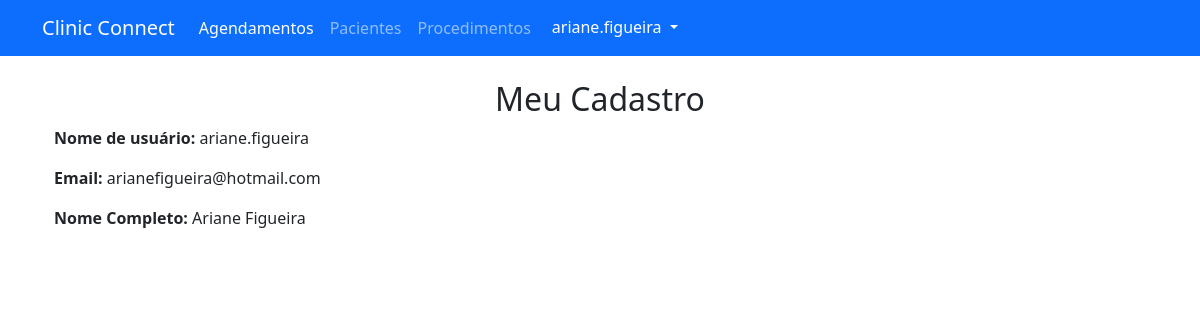
The app's page /meu_cadastro/ (signed in) with its own data.
### usuarios/models.py (models this page shows)
class UsuarioPersonalizado(AbstractUser):
    bio = models.TextField(blank=True, null=True)

### usuarios/views.py (the view)
# urls.py: path('meu_cadastro/', meu_cadastro, name='meu_cadastro'),
@login_required
def meu_cadastro(request):
    return render(request, 'usuarios/meu_cadastro.html')

### usuarios/templates/usuarios/meu_cadastro.html (shortened to what this page needs)
{% extends 'usuarios/base.html' %}
{% block content %}
<div class="container">
    <h2 class="text-center">Meu Cadastro</h2>
    <p><strong>Nome de usuário:</strong> {{ user.username }}</p>
    <p><strong>Email:</strong> {{ user.email }}</p>
    <p><strong>Nome Completo:</strong> {{ user.get_full_name }}</p>
</div>
{% endblock %}

### usuarios/templates/usuarios/base.html (shortened to what this page needs)
{% load static %}
<!DOCTYPE html>
<html lang="pt-br">
<head>
    <link rel="stylesheet" type="text/css" href="{% static 'css/estilo.css' %}">
    <link rel="stylesheet" href="https://cdn.jsdelivr.net/npm/bootstrap@5.3.0/dist/css/bootstrap.min.css">
</head>
<body>
    <nav class="navbar navbar-expand-lg navbar-dark bg-primary">
        <div class="container">
          <a class="navbar-brand">Clinic Connect</a>
          {% if user.is_authenticated %}
          <div class="collapse navbar-collapse" id="navbarNavDropdown">
            <ul class="navbar-nav me-auto">
              <li class="nav-item">
                <a class="nav-link active" aria-current="page" href="{% url 'listar_agendamentos' %}">Agendamentos</a>
              </li>
              <li class="nav-item">
                <a class="nav-link" href="{% url 'listar_pacientes' %}">Pacientes</a>
              </li>
              <li class="nav-item">
                <a class="nav-link" href="{% url 'listar_procedimentos' %}">Procedimentos</a>
              </li>
                <div class="dropdown ms-auto">
                    <button class="btn btn-primary dropdown-toggle" type="button" id="userDropdown" data-bs-toggle="dropdown" aria-expanded="false">
                        {{ user.username }}
                    </button>
                </div>
            </ul>
          </div>
          {% endif %}
        </div>
      </nav>
    <div class="container mt-4">
        {% block content %}{% endblock content%}
    </div>
</body>
</html>

### usuarios/static/css/estilo.css (style rules this page uses)
body { font-family: Arial, sans-serif; background-color: #f4f4f4; margin: 0; padding: 0; }
h2 { color: #333; text-align: center; }
.btn-primary { width: 100%; }

### records on screen
UsuarioPersonalizado: username "ariane.figueira", email "arianefigueira@hotmail.com", get_full_name "Ariane Figueira"
